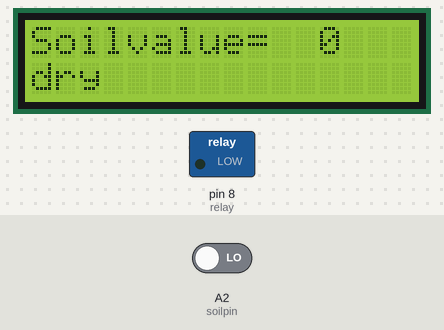
Simulated run of this sketch. Board: Arduino Uno, built with avr-gcc and run on an emulated ATmega328P. Shown: 16×2 character LCD, switched loads named in the sketch (green lamp = pin HIGH). The inputs (shaded band) are chosen by the test bench; at power-on: A2 (soilpin) LOW.

Above: at 1.2 s.
1.3 s: A2 (soilpin) driven HIGH
At 3.1 s:
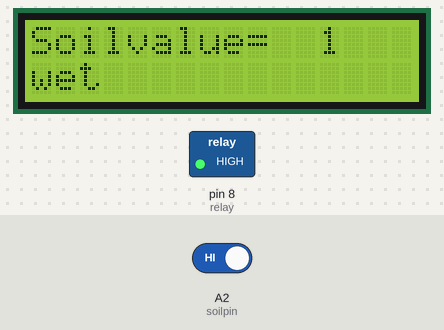
3.6 s: A2 (soilpin) driven LOW
At 4.6 s:
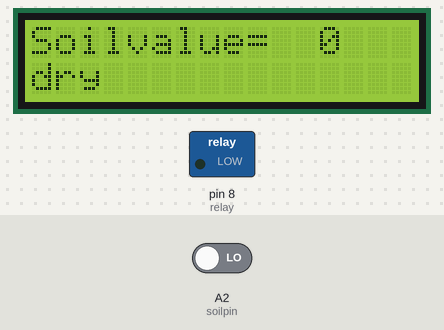
Timing chart, 0 to 6.6 s (numbered marks = the images above; inputs shaded):
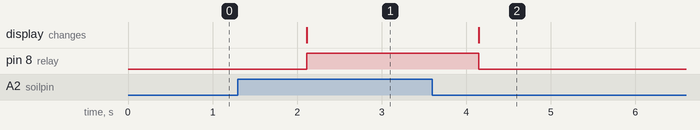

Measured:
- after the input at 1.3 s, pin 8 (relay): LOW → HIGH after 0.82 s; the display: changes after 0.82 s (image 1)
- after the input at 3.6 s, pin 8 (relay): HIGH → LOW after 0.55 s; the display: changes after 0.55 s (image 2)

The sketch:

lcdpanidetect_ide.ino.ino
```cpp
#include<Wire.h>
#include<LiquidCrystal_I2C.h>


int soilpin=A2;
int soilvalue=0;
int relay=8;
LiquidCrystal_I2C lcd(0X27,16,2);

void setup() {
  lcd.init();
  lcd.backlight();
  lcd.clear();
  pinMode(relay,OUTPUT);
  Serial.begin(9600);


}

void loop() {
  soilvalue=digitalRead(soilpin);
  lcd.setCursor(0,0);
  lcd.println("Soilvalue=");
  lcd.print(soilvalue);

  if(soilvalue==HIGH){
    lcd.setCursor(0,1);
    lcd.print("wet");
    digitalWrite(relay,HIGH);
  }
  else{
    lcd.setCursor(0,1);
    lcd.print("dry");
    digitalWrite(relay,LOW);
  }

  delay(1000);

}
```
